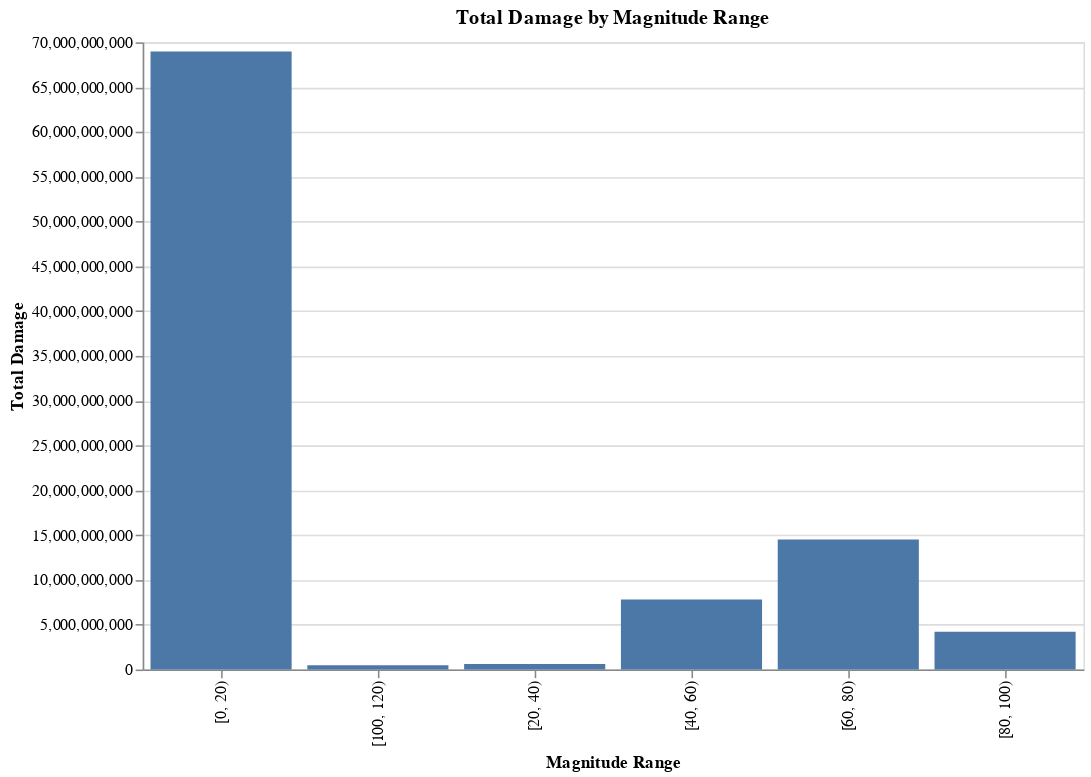

The cell this chart's notebook holds for it:
### Markdown cell above
***Understanding the Impact: Total Property Damage by Magnitude Range***

### Code cell
# Extract relevant columns and drop missing values
df = StormEvents_df[['MAGNITUDE', 'DAMAGE_PROPERTY']].dropna()

# Convert DAMAGE_PROPERTY to numeric, considering 'K' as 1000, 'M' as millions, 'B' as billions
def convert_damage(value):
    multipliers = {'K': 1e3, 'M': 1e6, 'B': 1e9}
    value = str(value).upper()
    for suffix, multiplier in multipliers.items():
        if value.endswith(suffix):
            try:
                return float(value[:-1]) * multiplier
            except ValueError:
                return pd.NA
    return pd.NA

# Apply the conversion function to create a new column
df['DAMAGE_PROPERTY_inM'] = df['DAMAGE_PROPERTY'].apply(convert_damage)

# Create bins for magnitude and calculate total damage by magnitude bins
magnitude_bins = [0, 20, 40, 60, 80, 100, 120]
df['MAGNITUDE_BIN'] = pd.cut(df['MAGNITUDE'], bins=magnitude_bins, right=False)
total_damage_by_magnitude = df.groupby('MAGNITUDE_BIN')['DAMAGE_PROPERTY_inM'].sum().reset_index()

# Convert the interval index to a string for Altair compatibility
total_damage_by_magnitude['MAGNITUDE_BIN'] = total_damage_by_magnitude['MAGNITUDE_BIN'].astype(str)

# Plotting using Altair
chart = (
    alt.Chart(total_damage_by_magnitude)
    .mark_bar()
    .encode(
        x=alt.X('MAGNITUDE_BIN:O', title='Magnitude Range'),
        y=alt.Y('DAMAGE_PROPERTY_inM:Q', title='Total Damage'),
        tooltip=['MAGNITUDE_BIN:O', 'DAMAGE_PROPERTY_inM:Q']
    )
    .properties(width=600, height=400, title='Total Damage by Magnitude Range')
)
display(chart)

### Figure 1 — Vega-Lite specification as saved in the notebook (floating-point values rounded to 4 significant figures)
{"config": {"view": {"continuousWidth": 300, "continuousHeight": 300}}, "data": {"name": "data-56ebae3ba29ae2ae2892ef13a6366851"}, "mark": {"type": "bar"}, "encoding": {"tooltip": [{"field": "MAGNITUDE_BIN", "type": "ordinal"}, {"field": "DAMAGE_PROPERTY_inM", "type": "quantitative"}], "x": {"field": "MAGNITUDE_BIN", "title": "Magnitude Range", "type": "ordinal"}, "y": {"field": "DAMAGE_PROPERTY_inM", "title": "Total Damage", "type": "quantitative"}}, "height": 400, "title": "Total Damage by Magnitude Range", "width": 600, "$schema": "https://vega.github.io/schema/vega-lite/v5.16.3.json", "datasets": {"data-56ebae3ba29ae2ae2892ef13a6366851": [{"MAGNITUDE_BIN": "[0, 20)", "DAMAGE_PROPERTY_inM": 68970000000.0}, {"MAGNITUDE_BIN": "[20, 40)", "DAMAGE_PROPERTY_inM": 613800000.0}, {"MAGNITUDE_BIN": "[40, 60)", "DAMAGE_PROPERTY_inM": 7806000000.0}, {"MAGNITUDE_BIN": "[60, 80)", "DAMAGE_PROPERTY_inM": 14530000000.0}, {"MAGNITUDE_BIN": "[80, 100)", "DAMAGE_PROPERTY_inM": 4213000000.0}, {"MAGNITUDE_BIN": "[100, 120)", "DAMAGE_PROPERTY_inM": 488300000.0}]}}
